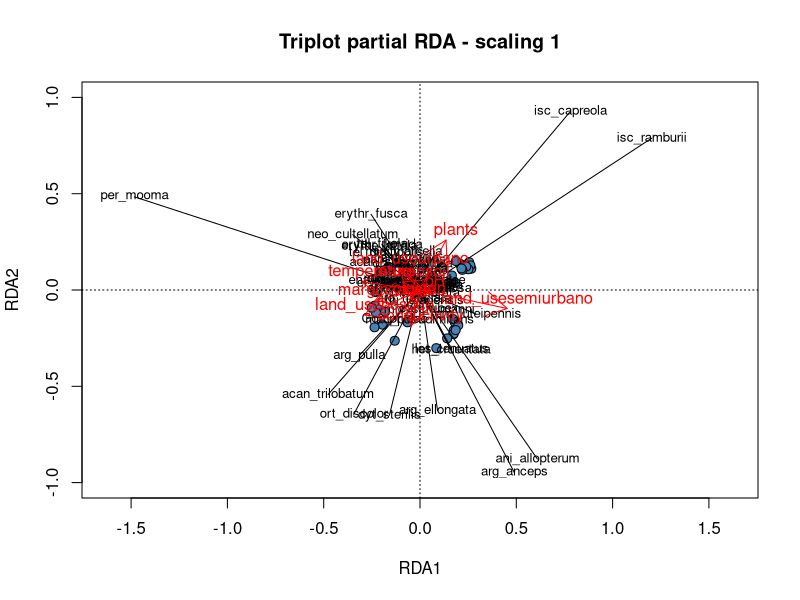
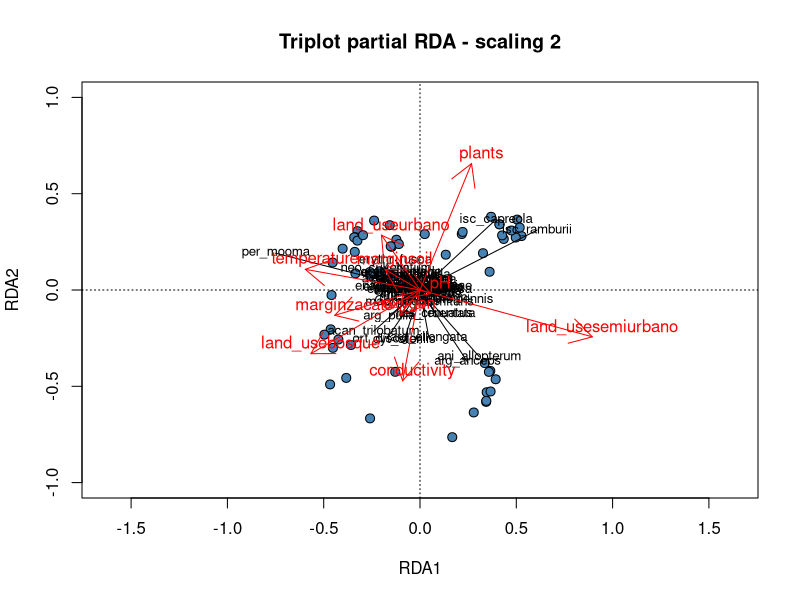
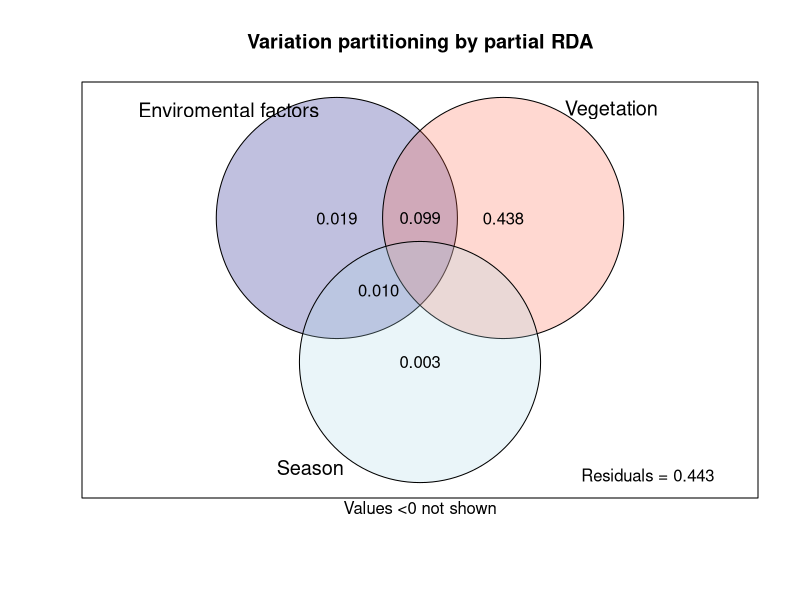

Write R code to recreate these figures, in order.
## ---- chunk 1
library(ggplot2)
library(dplyr)
library(vegan)
## ---- chunk 2
species=read.csv("data/RDA_species.csv", header=T, row.names=NULL, sep=",")
env=read.csv("data/RDA_environmetal_standart.csv", header=T, row.names=NULL, sep=",")
## ---- chunk 3
species_1 <- select(species, -site)
env_1 <- select(env, -site)
## ---- chunk 4
species.hel <- decostand(species_1, method = "hellinger")
## ---- chunk 5

simple_rda <- rda(species.hel ~ temperature + oxygen + pH + conductivity + 
                 plants + land_use + margin + season, data = env_1)

partial_rda <- rda(species.hel ~ temperature + oxygen + pH + conductivity + 
                 plants + land_use + margin +
                Condition(season), data = env_1)
                
# anova(partial_rda, permutations = how(nperm = 999))
## ---- chunk 6
#Construct the triplots
#Scaling 1

plot(partial_rda, scaling=1, main="Triplot partial RDA - scaling 1", type="none", xlab=c("RDA1"), ylab=c("RDA2"), xlim=c(-1,1), ylim=c(-1,1))
points(scores(partial_rda, display="sites", choices=c(1,2), scaling=1),
       pch=21, col="black", bg="steelblue", cex=1.2)
arrows(0,0,
       scores(partial_rda, display="species", choices=c(1), scaling=1),
       scores(partial_rda, display="species", choices=c(2), scaling=1),
       col="black",length=0)
text(scores(partial_rda, display="species", choices=c(1), scaling=1),
     scores(partial_rda, display="species", choices=c(2), scaling=1),
     labels=rownames(scores(partial_rda, display="species", scaling=1)),
     col="black", cex=0.8)  
arrows(0,0,
      scores(partial_rda, display="bp", choices=c(1), scaling=1),
      scores(partial_rda, display="bp", choices=c(2), scaling=1),
      col="red")
text(scores(partial_rda, display="bp", choices=c(1), scaling=1)+0.05,
     scores(partial_rda, display="bp", choices=c(2), scaling=1)+0.05,
     labels=rownames(scores(partial_rda, display="bp", choices=c(2), scaling=1)),
     col="red", cex=1) 
 
#Scaling 2
plot(partial_rda, scaling=2, main="Triplot partial RDA - scaling 2", type="none", xlab=c("RDA1"), ylab=c("RDA2"), xlim=c(-1,1), ylim=c(-1,1))
points(scores(partial_rda, display="sites", choices=c(1,2), scaling=2),
       pch=21, col="black", bg="steelblue", cex=1.2)
arrows(0,0,
       scores(partial_rda, display="species", choices=c(1), scaling=2),
       scores(partial_rda, display="species", choices=c(2), scaling=2),
       col="black",length=0)
text(scores(partial_rda, display="species", choices=c(1), scaling=2),
     scores(partial_rda, display="species", choices=c(2), scaling=2),
     labels=rownames(scores(partial_rda, display="species", scaling=2)),
     col="black", cex=0.8)  
arrows(0,0,
       scores(partial_rda, display="bp", choices=c(1), scaling=2),
       scores(partial_rda, display="bp", choices=c(2), scaling=2),
       col="red")
text(scores(partial_rda, display="bp", choices=c(1), scaling=2)+0.05,
     scores(partial_rda, display="bp", choices=c(2), scaling=2)+0.05,
     labels=rownames(scores(partial_rda, display="bp", choices=c(2), scaling=2)),
     col="red", cex=1)  

## ---- chunk 7
varp <- varpart(species.hel, ~ temperature + oxygen + pH + conductivity, 
                ~plants + land_use + margin, ~season, data = env_1)
varp
## ---- chunk 8
plot(varp, digits = 2, Xnames = c('Enviromental factors', 'Vegetation', "Season"),bg = c('navy', 'tomato', "lightblue"))
title('Variation partitioning by partial RDA')

## Show values for all partitions by putting 'cutoff' low enough:
#plot(varp, cutoff = -Inf, cex = 0.7, bg=2:5)
## ---- chunk 9

# significance of partition from Environment (physicochemical variables)
anova(rda(species.hel ~ temperature + oxygen + pH + conductivity + 
          Condition(plants + land_use + margin) +  
          Condition(season), data=env_1))

# Significance of partition from Physical characteristics
anova(rda(species.hel ~ plants + land_use + margin +
          Condition(temperature + oxygen + pH + conductivity) +  
          Condition(season), data=env_1))

# Significance of partition from Season
anova(rda(species.hel ~ season +
          Condition(plants + land_use + margin) +
          Condition(temperature + oxygen + pH + conductivity), 
          data=env_1))

